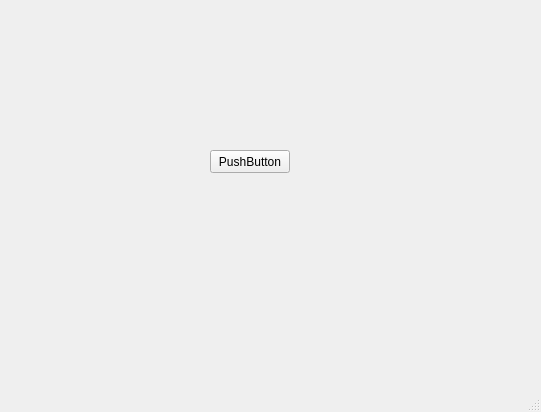
<?xml version="1.0" encoding="UTF-8"?>
<ui version="4.0">
 <class>MainWindow</class>
 <widget class="QMainWindow" name="MainWindow">
  <property name="geometry">
   <rect>
    <x>0</x>
    <y>0</y>
    <width>541</width>
    <height>412</height>
   </rect>
  </property>
  <property name="windowTitle">
   <string>MainWindow</string>
  </property>
  <widget class="QWidget" name="centralwidget">
   <widget class="QPushButton" name="eventButton">
    <property name="geometry">
     <rect>
      <x>210</x>
      <y>150</y>
      <width>80</width>
      <height>23</height>
     </rect>
    </property>
    <property name="text">
     <string>PushButton</string>
    </property>
   </widget>
  </widget>
  <widget class="QMenuBar" name="menubar">
   <property name="geometry">
    <rect>
     <x>0</x>
     <y>0</y>
     <width>541</width>
     <height>20</height>
    </rect>
   </property>
  </widget>
  <widget class="QStatusBar" name="statusbar"/>
 </widget>
 <resources/>
 <connections/>
</ui>
